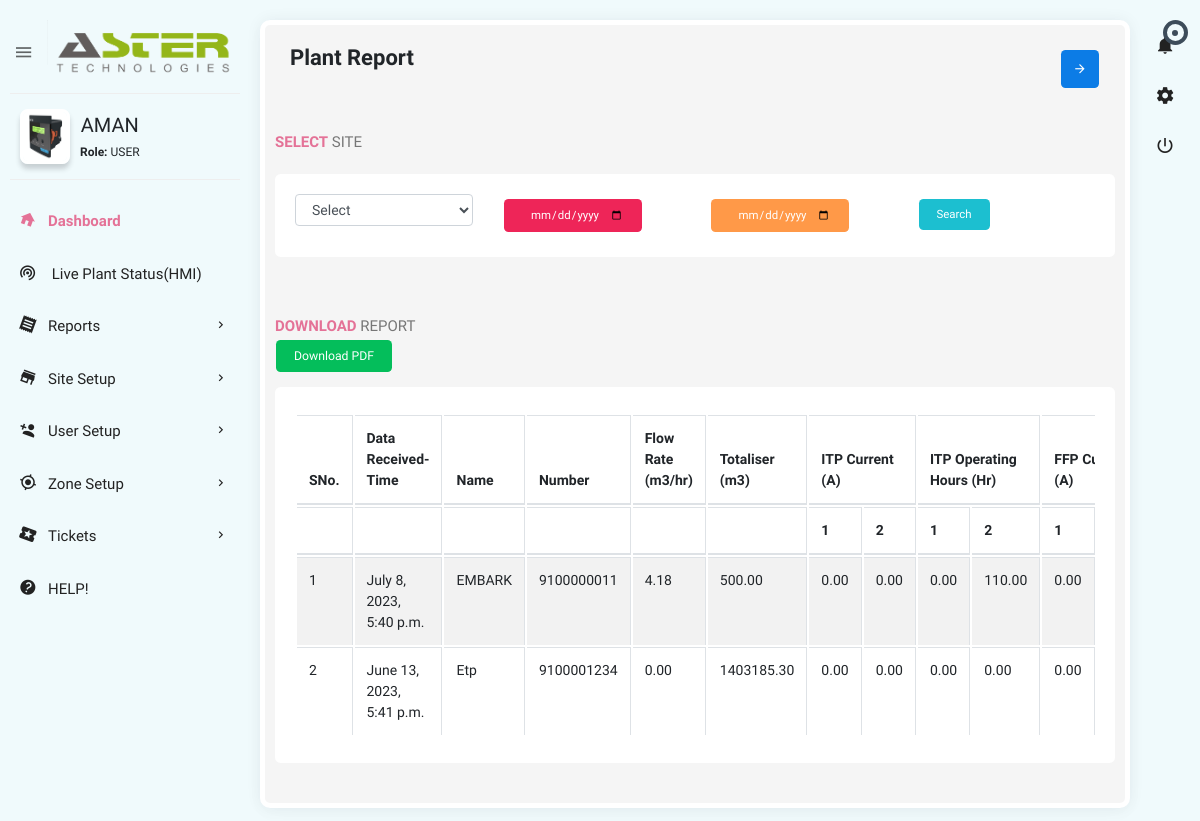
The page /plantreport/ (signed in) on the database its author committed.
### etp/models.py (models this page shows, shortened)
class UserProfile(models.Model):
    user = models.OneToOneField(User, on_delete=models.CASCADE)
    profile_picture = models.ImageField(upload_to='profile_pictures/', blank=True, null=True)

class User_addon(models.Model):
	class Meta():
		unique_together = ('user', 'azones')
	user = models.OneToOneField(User, on_delete=models.CASCADE)
	mobileno = models.CharField(max_length=15)
	company_name = models.CharField(max_length=40)
	location = models.CharField(max_length=20)
	role = models.CharField(max_length=20)
	password_text = models.CharField(max_length=30)
	createdby= models.IntegerField()
	azones=models.CharField(max_length=255)
	quota= models.IntegerField(default=0)

class etpflow(models.Model):
	dnt=models.DateTimeField(auto_now_add=True)
	smno= models.CharField(max_length=25)
	name= models.CharField(max_length=25)
	fstatus= models.CharField(max_length=25)
	ib= models.CharField(max_length=25)
	ob= models.CharField(max_length=25)
	etp= models.CharField(max_length=25)
	obh= models.CharField(max_length=25)
	flowvalue=models.DecimalField(max_digits=15, decimal_places=2)
	tot= models.DecimalField(max_digits=15, decimal_places=2)
	itp1= models.CharField(max_length=25)
	itp2= models.CharField(max_length=25)
	ffp1= models.CharField(max_length=25)
	ffp2= models.CharField(max_length=25)
	b1= models.CharField(max_length=25)
	b2= models.CharField(max_length=25)
	stp1= models.CharField(max_length=25)
	stp2= models.CharField(max_length=25)
	pos= models.CharField(max_length=25)
	nop= models.CharField(max_length=25)
	itpr= models.DecimalField(max_digits=15, decimal_places=2)
	ffpr= models.DecimalField(max_digits=15, decimal_places=2)
	blwrr= models.DecimalField(max_digits=15, decimal_places=2)
	stpr= models.DecimalField(max_digits=15, decimal_places=2)
	itpc= models.DecimalField(max_digits=15, decimal_places=2)
	itp1c= models.DecimalField(max_digits=15, decimal_places=2)
	itp2c= models.DecimalField(max_digits=15, decimal_places=2)
	ffpc= models.DecimalField(max_digits=15, decimal_places=2)
	ffp1c= models.DecimalField(max_digits=15, decimal_places=2)
	ffp2c= models.DecimalField(max_digits=15, decimal_places=2)
	bwlrc= models.DecimalField(max_digits=15, decimal_places=2)
	bwlr1c= models.DecimalField(max_digits=15, decimal_places=2)
	bwlr2c= models.DecimalField(max_digits=15, decimal_places=2)
	stpc= models.DecimalField(max_digits=15, decimal_places=2)
	stp1c= models.DecimalField(max_digits=15, decimal_places=2)
	stp2c= models.DecimalField(max_digits=15, decimal_places=2)
	mpv= models.DecimalField(max_digits=15, decimal_places=2)
	nobkwsh= models.DecimalField(max_digits=15, decimal_places=2)
	itpophr= models.DecimalField(max_digits=15, decimal_places=2)
	itp1ophr= models.DecimalField(max_digits=15, decimal_places=2)
	itp2ophr= models.DecimalField(max_digits=15, decimal_places=2)
	ffpophr= models.DecimalField(max_digits=15, decimal_places=2)
	ffp1ophr= models.DecimalField(max_digits=15, decimal_places=2)
	ffp2ophr= models.DecimalField(max_digits=15, decimal_places=2)
	blwrophr= models.DecimalField(max_digits=15, decimal_places=2)
	blwr1ophr= models.DecimalField(max_digits=15, decimal_places=2)
	blwr2ophr= models.DecimalField(max_digits=15, decimal_places=2)
	stpophr= models.DecimalField(max_digits=15, decimal_places=2)
	stp1ophr= models.DecimalField(max_digits=15, decimal_places=2)
	stp2ophr= models.DecimalField(max_digits=15, decimal_places=2)
	stpserhr= models.DecimalField(max_digits=15, decimal_places=2)
	stpon= models.DecimalField(max_digits=15, decimal_places=2)

### etp/views.py (the view, shortened to what this page needs)
# urls.py: path('plantreport/',views.plantreport,name="plantreport"),
@login_required(login_url='/')
def plantreport(request):
    preportlist=[]
    siteallocated=[]
    s=site.objects.filter(user=request.user)
    if request.user.username=='Admin':
        s = site.objects.all()
    for i in s:
        a = etpflow.objects.filter(smno=i.smno).order_by('-dnt')[:1]
        preportlist.append(a)
    preport=preportlist
    return render(request,'plantreport.html',{'faults':faultfunc(request.user),'pr':preport,'site':s})

### etp/views.py (called while the page is built)
def faultfunc(user):
    faults = fault.objects.filter(site__user=user).order_by('-dnt')[:6]
    return faults

### templates/plantreport.html (shortened to what this page needs)
{% extends 'main.html' %}
{% load static %}
{% block maincontent %}
<section class="content">
    <div class="body_scroll">
        <div class="block-header">
            <div class="row">
                <div class="col-lg-7 col-md-6 col-sm-12">
                    <h2>Plant Report</h2>
                </div>
                <div class="col-lg-5 col-md-6 col-sm-12">
                    <button class="btn btn-primary btn-icon float-right right_icon_toggle_btn" type="button"><i class="zmdi zmdi-arrow-right"></i></button>
                </div>
            </div>
        </div>
<form method="POST">
            <div class="row clearfix">
                    <div class="col-lg-12 col-md-12 col-sm-12">
                            <div class="card">
                                <div class="header">
                                        <h2> <strong>Select</strong> Site</h2>
                                        <br>
                                <div class="body">
                                    <div class="row clearfix">
                                            <div class="col-sm-3">
                                                <select class="form-control show-tick ms select2" data-placeholder="Select" name="siteid">
                                                    <option>Select</option>
                                                </select>
                                            </div>
                                            <div class="col-sm-3">
                                                <input type="date" class="btn btn-danger" name="fromdate">
                                            </div>
                                            <div class="col-sm-3">
                                                <input type="date" class="btn btn-warning " name="todate">
                                            </div>
                                            <div class="col-sm-3">
                                                <input type="submit" value="Search" class="btn btn-info">
                                            </div>
                                    </div>
                                </div>
                            </div>
                        </div>
                    </div>
            </div>
</form>
        <div class="row clearfix">
                <div class="col-lg-12">
                    <div class="card">
                        <div class="header">
                            <h2><strong>Download </strong> Report </h2>
                            <div col-sm-3>
                                <button class="btn btn-success"onclick="generatePDF()">Download PDF</button>
                            </div>
                        </div>
                        <div class="body">
                            <div class="table-responsive">
                                <table  id="myTable" class="table table-bordered table-striped table-hover dataTable js-exportable">
                                    <thead>
                                        <tr>
                                            <th>SNo.</th>
                                            <th>Data Received-Time</th>
                                            <th>Name</th>
                                            <th>Number</th>
                                            <th>Flow Rate (m3/hr)</th>
                                            <th>Totaliser (m3)</th>
                                            <th colspan="2">ITP Current (A) </th>
                                            <th colspan="2">ITP Operating Hours (Hr) </th>
                                            <th colspan="2">FFP Current (A)</th>
                                        </tr>
                                        <tr>
                                            <th></th>
                                            <th></th>
                                            <th></th>
                                            <th></th>
                                            <th></th>
                                            <th></th>
                                            <th>1</th>
                                            <th>2</th>
                                            <th>1</th>
                                            <th>2</th>
                                            <th>1</th>
                                        </tr>
                                    </thead>
                                    <tbody>
                                        {% if post %}
                                        {% for item in pr|dictsort:"dnt" reversed %}
                                        <tr>
                                                <td>{{ forloop.counter }}</td>
                                                <td>{{ item.dnt }}</td>
                                                <td>{{ item.name }}</td>
                                                <td>{{ item.smno }}</td>
                                                <td>{{ item.flowvalue }}</td>
                                                <td>{{ item.tot }}</td>
                                                <td>{{ item.itp1c }}</td>
                                                <td>{{ item.itp2c }}</td>
                                                <td>{{ item.itp2ophr }}</td>
                                                <td>{{ item.itp1ophr }}</td>
                                                <td>{{ item.ffp1c }}</td>
                                                <td>{{ item.ffp2c }}</td>
                                                <td>{{ item.ffp2ophr }}</td>
                                                <td>{{ item.ffp1ophr }}</td>
                                                <td>{{ item.bwlr1c }}</td>
                                                <td>{{ item.bwlr2c }}</td>
                                                <td>{{ item.blwr2ophr }}</td>
                                                <td>{{ item.blwr1ophr }}</td>
                                                <td>{{ item.stp1c }}</td>
                                                <td>{{ item.stp2c }}</td>
                                                <td>{{ item.stp2ophr }}</td>
                                                <td>{{ item.stp1ophr }}</td>
                                        </tr>
                                        {% endfor %}
                                        {% else %}
                                        {% for i in pr %}
                                        {% for item in i|dictsort:"tot" %}
                                            <tr>
                                                <td>{{ forloop.parentloop.counter }}</td>
                                                <td>{{ item.dnt }}</td>
                                                <td>{{ item.name }}</td>
                                                <td>{{ item.smno }}</td>
                                                <td>{{ item.flowvalue }}</td>
                                                <td>{{ item.tot }}</td>
                                                <td>{{ item.itp1c }}</td>
                                                <td>{{ item.itp2c }}</td>
                                                <td>{{ item.itp2ophr }}</td>
                                                <td>{{ item.itp1ophr }}</td>
                                                <td>{{ item.ffp1c }}</td>
                                        </tr>
                                            {% endfor %}
                                            {% endfor %}
                                        {% endif %}
                                    </tbody>
                                </table>
                            </div>
                        </div>
                    </div>
                </div>
            </div>
    </div>
</section>
{% endblock %}

### templates/base.html (shortened to what this page needs)
{% load static %}
<!doctype html>
<html class="no-js " lang="en">
<head>
<link rel="stylesheet" href="{% static 'assets/plugins/bootstrap/css/bootstrap.min.css' %}">
<link rel="stylesheet" href="{% static 'assets/plugins/jvectormap/jquery-jvectormap-2.0.3.min.css' %}"/>
<link rel="stylesheet" href="{% static 'assets/plugins/charts-c3/plugin.css' %}"/>
<link rel="stylesheet" href="{% static 'assets/plugins/morrisjs/morris.min.css' %}" />
<link rel="stylesheet" href="{% static 'assets/plugins/jquery-datatable/dataTables.bootstrap4.min.css' %}">
<link rel="stylesheet" href="{% static 'assets/plugins/select2/select2.css' %}" />
<link rel="stylesheet" href="{% static 'assets/plugins/multi-select/css/multi-select.css' %}">
<link rel="stylesheet" href="{% static 'assets/css/style.min.css' %}">
</head>
<body class="theme-blush" style="background-color: #f0fafc;">
{% block body %}
<div class="navbar-right">
    <ul class="navbar-nav">
        <li class="dropdown" data-step="12" data-intro="Click Here to for Notifications!">
            <a href="javascript:void(0);" class="dropdown-toggle" title="Notifications" data-toggle="dropdown" role="button"><i class="zmdi zmdi-notifications"></i>
                <div class="notify"><span class="heartbit"></span><span class="point"></span></div>
            </a>
        </li>
        <li data-step="13" data-intro="Click Here to for Dashboard setting!"><a href="javascript:void(0);" class="js-right-sidebar" title="Setting"><i class="zmdi zmdi-settings zmdi-hc-spin"></i></a></li>
        <li data-step="14" data-intro="Click Here to for Logout!"><a href="{% url 'logout' %}" class="mega-menu" title="Sign Out"><i class="zmdi zmdi-power"></i></a></li>
    </ul>
</div>
{% block leftsidebar %}
<aside id="leftsidebar" class="sidebar">
    <div class="navbar-brand">
        <button class="btn-menu ls-toggle-btn" type="button"><i class="zmdi zmdi-menu"></i></button>
        <a href="/{{ request.user.user_addon.role }}/"><img src="{% static 'assets/images/thumbnail.png' %}" width="100%" alt="Aero"></a>
    </div>
    <div class="menu">
        <ul class="list">
            <li>
                <div class="user-info">
                    <a class="image" href="/profile/" data-step="10" data-intro="Click Here to see your Profile!"><img src="{% if user.userprofile.profile_picture %}{{ user.userprofile.profile_picture.url }}{% else %}{% static 'assets/images/profile_av.jpg' %}{% endif %}" alt="Profile Picture" width="55px" height="55px"></a>
                    <div class="detail">
                        <h4>{{ request.user.username|upper }}</h4>
                        <small><strong>Role:</strong> {{ request.user.user_addon.role|upper }}</small>
                    </div>
                </div>
            </li>
            <li class="active open" data-step="1" data-title="Learn how to use this webiste!" data-intro="Click here for Home Page!"><a href="/{{ request.user.user_addon.role }}/"><i class="zmdi zmdi-home"></i><span>Dashboard</span></a></li>
            <li  data-step="2" data-intro="Click Here to see HMIs"><a href="/hmi/"><i class="zmdi zmdi-portable-wifi"></i><span> Live Plant Status(HMI)</span></a></li>
            <li data-step="3" data-intro="Click Here to see Reports"><a href="javascript:void(0);" class="menu-toggle"><i class="zmdi zmdi-receipt"></i><span>Reports</span></a>
            </li>
            {% block lmenu %}
            {% endblock %}
            <li><a href="javascript:introJs().setOptions({ skipUndefined: true }).start();">
                <i class="zmdi zmdi-help"></i><span>HELP!</span></a>
            </li>
        </ul>
    </div>
</aside>
{% endblock %}
{% block maincontent %}
{% endblock %}
{% endblock %}
<link rel="stylesheet" href="https://cdn.jsdelivr.net/npm/intro.js@6.0.0/introjs.min.css">
</body>
</html>

### rows shown on the page
etpflow: dnt "July 8, 2023, 5:40 p.m.", name "EMBARK", smno "9100000011", flowvalue "4.18", tot "500.00", itp1c "0.00", itp2c "0.00", itp2ophr "0.00", itp1ophr "110.00", ffp1c "0.00"
etpflow: dnt "June 13, 2023, 5:41 p.m.", name "Etp", smno "9100001234", flowvalue "0.00", tot "1403185.30", itp1c "0.00", itp2c "0.00", itp2ophr "0.00", itp1ophr "0.00", ffp1c "0.00"

### other values the page prints
{{ request.user.username|upper }} "AMAN"
{{ request.user.user_addon.role|upper }} "USER"
